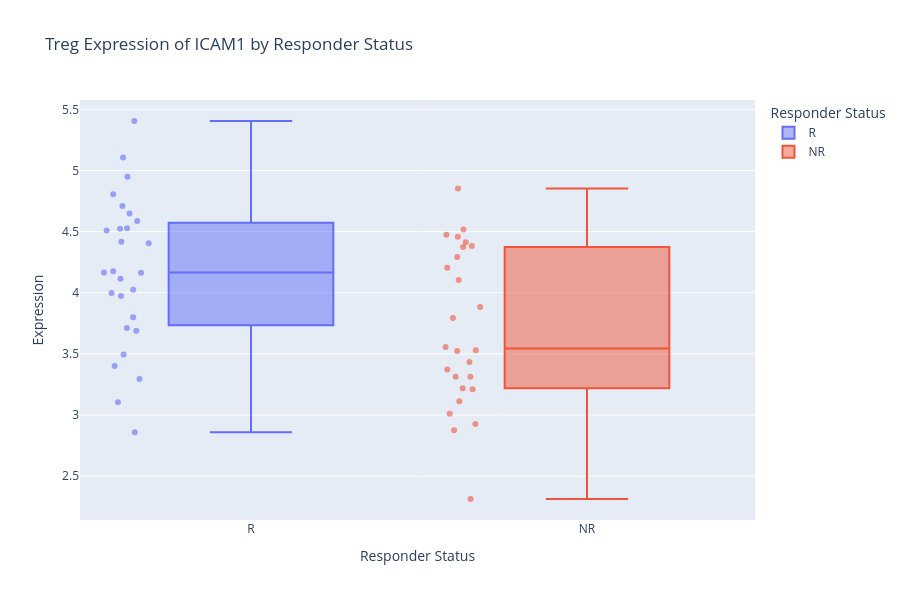

Source (notebook cell):
### Code cell
from scipy.stats import mannwhitneyu

# Separate responders and non-responders
R_samples = stats_NRvR[stats_NRvR['responder_status'] == 'R']
NR_samples = stats_NRvR[stats_NRvR['responder_status'] == 'NR']

# Get all protein marker columns (exclude non-numeric and metadata columns)
exclude_cols = ['sample_id', 'responder_status', 'index']
marker_cols = [col for col in stats_NRvR.columns if col not in exclude_cols and pd.api.types.is_numeric_dtype(stats_NRvR[col])]

# Run Wilcoxon rank-sum test for each marker
results = []

for marker in marker_cols:
    r_vals = R_samples[marker].dropna()
    nr_vals = NR_samples[marker].dropna()

    if len(r_vals) > 0 and len(nr_vals) > 0:
        stat, pval = mannwhitneyu(r_vals, nr_vals, alternative='two-sided')
        results.append({
            'Marker': marker,
            'R_mean': r_vals.mean(),
            'NR_mean': nr_vals.mean(),
            'U_stat': stat,
            'p_value': pval
        })
    else:
        results.append({
            'Marker': marker,
            'R_mean': None,
            'NR_mean': None,
            'U_stat': None,
            'p_value': None
        })

# Convert to DataFrame
wilcoxon_results_df = pd.DataFrame(results).sort_values('p_value')

# Optional: Adjust p-values for multiple comparisons (FDR)
from statsmodels.stats.multitest import multipletests
pvals = wilcoxon_results_df['p_value'].values
_, fdr_corrected_pvals, _, _ = multipletests(pvals, method='fdr_bh')
wilcoxon_results_df['fdr_p_value'] = fdr_corrected_pvals

# Display sorted results
display(wilcoxon_results_df)

import plotly.express as px

# Step 1: Find the most significant marker
top_marker = wilcoxon_results_df.sort_values('fdr_p_value').iloc[0]['Marker']
print(f"Most significant marker: {top_marker}")

# Step 2: Create box plot data
boxplot_df = stats_NRvR[['responder_status', top_marker]].copy()
boxplot_df = boxplot_df.dropna()

# Step 3: Plot interactive box plot
fig = px.box(
    boxplot_df,
    x='responder_status',
    y=top_marker,
    points="all",  # shows individual data points
    color='responder_status',
    title=f"{target_cell_type} Expression of {top_marker} by Responder Status",
    labels={'responder_status': 'Responder Status', top_marker: 'Expression'}
)
fig.update_traces(jitter=0.3, marker_opacity=0.6)
fig.update_layout(
    width=900,
    height=600  # Change as needed
)

fig.show()

### Figure 1 — Plotly figure (JSON) as saved in the notebook; plotly's stock layout.template omitted (floating-point values rounded to 4 significant figures)
{"data": [{"alignmentgroup": "True", "boxpoints": "all", "hovertemplate": "Responder Status=%{x}<br>Expression=%{y}<extra></extra>", "jitter": 0.3, "legendgroup": "R", "marker": {"color": "#636efa", "opacity": 0.6}, "name": "R", "notched": false, "offsetgroup": "R", "orientation": "v", "showlegend": true, "type": "box", "x": ["R", "R", "R", "R", "R", "R", "R", "R", "R", "R", "R", "R", "R", "R", "R", "R", "R", "R", "R", "R", "R", "R", "R", "R", "R", "R", "R"], "x0": " ", "xaxis": "x", "y": [4.175, 4.805, 4.709, 3.8, 4.524, 3.104, 3.495, 3.69, 5.106, 5.405, 4.509, 4.165, 4.166, 3.974, 3.999, 4.417, 4.406, 4.949, 3.4, 3.713, 2.86, 3.295, 4.527, 4.024, 4.648, 4.587, 4.115], "y0": " ", "yaxis": "y"}, {"alignmentgroup": "True", "boxpoints": "all", "hovertemplate": "Responder Status=%{x}<br>Expression=%{y}<extra></extra>", "jitter": 0.3, "legendgroup": "NR", "marker": {"color": "#EF553B", "opacity": 0.6}, "name": "NR", "notched": false, "offsetgroup": "NR", "orientation": "v", "showlegend": true, "type": "box", "x": ["NR", "NR", "NR", "NR", "NR", "NR", "NR", "NR", "NR", "NR", "NR", "NR", "NR", "NR", "NR", "NR", "NR", "NR", "NR", "NR", "NR", "NR", "NR", "NR", "NR", "NR"], "x0": " ", "xaxis": "x", "y": [4.474, 4.292, 3.211, 2.927, 3.314, 3.011, 4.517, 3.53, 3.794, 3.524, 4.457, 3.219, 4.204, 3.884, 2.313, 3.114, 4.383, 4.374, 4.852, 4.413, 3.314, 3.372, 3.433, 4.105, 2.876, 3.557], "y0": " ", "yaxis": "y"}], "layout": {"boxmode": "overlay", "height": 600, "legend": {"title": {"text": "Responder Status"}, "tracegroupgap": 0}, "title": {"text": "Treg Expression of ICAM1 by Responder Status"}, "width": 900, "xaxis": {"anchor": "y", "autorange": true, "categoryarray": ["R", "NR"], "categoryorder": "array", "domain": [0, 1], "range": [-0.509, 1.5], "title": {"text": "Responder Status"}, "type": "category"}, "yaxis": {"anchor": "x", "autorange": true, "domain": [0, 1], "range": [2.142, 5.577], "title": {"text": "Expression"}, "type": "linear"}}}
